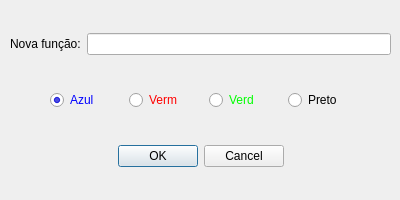
<?xml version="1.0" encoding="UTF-8"?>
<ui version="4.0">
 <class>LehFuncao</class>
 <widget class="QDialog" name="LehFuncao">
  <property name="geometry">
   <rect>
    <x>0</x>
    <y>0</y>
    <width>400</width>
    <height>200</height>
   </rect>
  </property>
  <property name="windowTitle">
   <string>Nova função</string>
  </property>
  <widget class="QDialogButtonBox" name="buttonBox">
   <property name="geometry">
    <rect>
     <x>30</x>
     <y>140</y>
     <width>341</width>
     <height>32</height>
    </rect>
   </property>
   <property name="orientation">
    <enum>Qt::Orientation::Horizontal</enum>
   </property>
   <property name="standardButtons">
    <set>QDialogButtonBox::StandardButton::Cancel|QDialogButtonBox::StandardButton::Ok</set>
   </property>
   <property name="centerButtons">
    <bool>true</bool>
   </property>
  </widget>
  <widget class="QWidget" name="gridLayoutWidget">
   <property name="geometry">
    <rect>
     <x>50</x>
     <y>80</y>
     <width>311</width>
     <height>41</height>
    </rect>
   </property>
   <layout class="QGridLayout" name="gridLayout">
    <item row="0" column="1">
     <widget class="QRadioButton" name="radioVermelho">
      <property name="styleSheet">
       <string notr="true">color:rgb(255,0,0);</string>
      </property>
      <property name="text">
       <string>Verm</string>
      </property>
     </widget>
    </item>
    <item row="0" column="2">
     <widget class="QRadioButton" name="radioVerd">
      <property name="styleSheet">
       <string notr="true">color:rgb(0,255,0);</string>
      </property>
      <property name="text">
       <string>Verd</string>
      </property>
     </widget>
    </item>
    <item row="0" column="0">
     <widget class="QRadioButton" name="radioAzul">
      <property name="styleSheet">
       <string notr="true">color:rgb(0,0,255);</string>
      </property>
      <property name="text">
       <string>Azul</string>
      </property>
      <property name="checked">
       <bool>true</bool>
      </property>
     </widget>
    </item>
    <item row="0" column="3">
     <widget class="QRadioButton" name="radioPreto">
      <property name="styleSheet">
       <string notr="true">color:rgb(0,0,0);</string>
      </property>
      <property name="text">
       <string>Preto</string>
      </property>
     </widget>
    </item>
   </layout>
  </widget>
  <widget class="QWidget" name="">
   <property name="geometry">
    <rect>
     <x>10</x>
     <y>30</y>
     <width>381</width>
     <height>28</height>
    </rect>
   </property>
   <layout class="QHBoxLayout" name="horizontalLayout">
    <item>
     <widget class="QLabel" name="label">
      <property name="text">
       <string>Nova função:</string>
      </property>
     </widget>
    </item>
    <item>
     <widget class="QLineEdit" name="lineEdit"/>
    </item>
   </layout>
  </widget>
 </widget>
 <resources/>
 <connections>
  <connection>
   <sender>buttonBox</sender>
   <signal>accepted()</signal>
   <receiver>LehFuncao</receiver>
   <slot>accept()</slot>
   <hints>
    <hint type="sourcelabel">
     <x>248</x>
     <y>254</y>
    </hint>
    <hint type="destinationlabel">
     <x>157</x>
     <y>274</y>
    </hint>
   </hints>
  </connection>
  <connection>
   <sender>buttonBox</sender>
   <signal>rejected()</signal>
   <receiver>LehFuncao</receiver>
   <slot>reject()</slot>
   <hints>
    <hint type="sourcelabel">
     <x>316</x>
     <y>260</y>
    </hint>
    <hint type="destinationlabel">
     <x>286</x>
     <y>274</y>
    </hint>
   </hints>
  </connection>
 </connections>
</ui>
